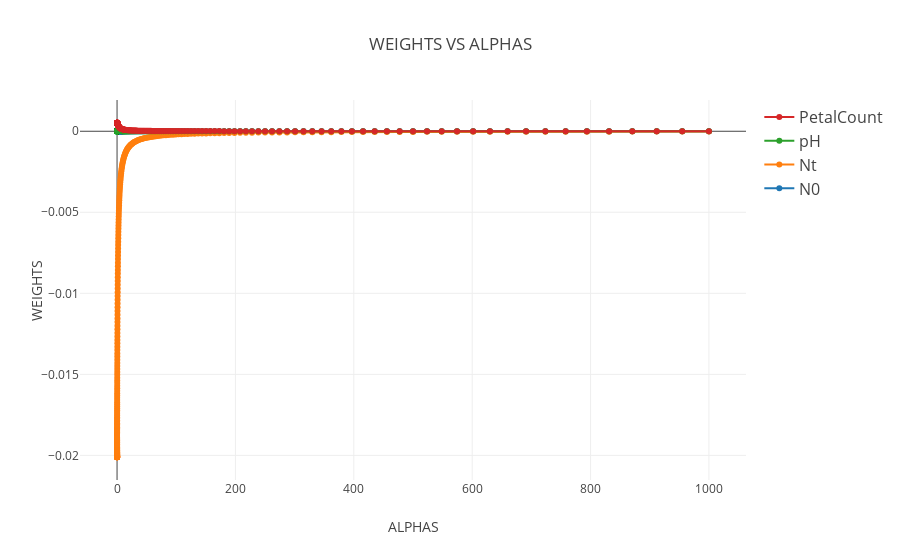

The notebook cell this image was saved under:
### Markdown cell above
## WEIGHT VS ALPHA ##

### Code cell
data = []
for i in column_name1:
    p = go.Scatter(x= df.alpha, y= df.loc[:,i].tolist(), mode='lines+markers', name=i, hoverinfo='name', line=dict(shape='linear'))
    data.append(p)        
layout = dict(
     title='WEIGHTS VS ALPHAS',
    xaxis=dict(
        title='ALPHAS'
    ),
    yaxis=dict(
        title='WEIGHTS'
    ),
    legend=dict(
        traceorder='reversed',
        font=dict(size=16)
    )
)
fig = dict(data=data, layout=layout)
plot.iplot(fig, filename='WEIGHTS_VS_ALPHAS_TREEAGE')

### Figure 1 — Plotly figure (JSON) as saved in the notebook; plotly's stock layout.template omitted (floating-point values rounded to 4 significant figures; data arrays with more than 128 entries replaced by an {"elided": "..."} marker saying what was removed)
{"data": [{"hoverinfo": "name", "line": {"shape": "linear"}, "mode": "lines+markers", "name": "N0", "type": "scatter", "x": {"elided": "300 float values"}, "y": {"elided": "300 float values"}}, {"hoverinfo": "name", "line": {"shape": "linear"}, "mode": "lines+markers", "name": "Nt", "type": "scatter", "x": {"elided": "300 float values"}, "y": {"elided": "300 float values"}}, {"hoverinfo": "name", "line": {"shape": "linear"}, "mode": "lines+markers", "name": "pH", "type": "scatter", "x": {"elided": "300 float values"}, "y": {"elided": "300 float values"}}, {"hoverinfo": "name", "line": {"shape": "linear"}, "mode": "lines+markers", "name": "PetalCount", "type": "scatter", "x": {"elided": "300 float values"}, "y": {"elided": "300 float values"}}], "layout": {"legend": {"font": {"size": 16}, "traceorder": "reversed"}, "title": "WEIGHTS VS ALPHAS", "xaxis": {"title": "ALPHAS"}, "yaxis": {"title": "WEIGHTS"}}}
